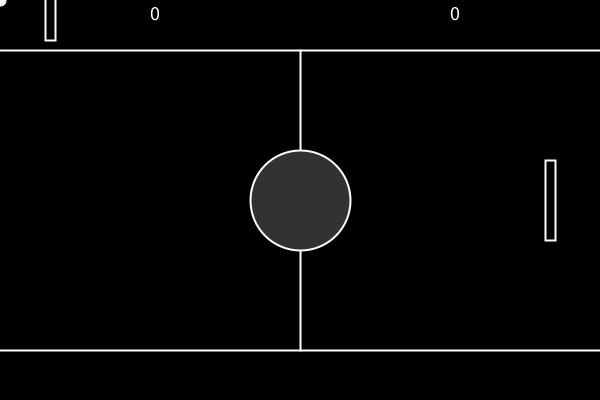
Frame 1 (no input)
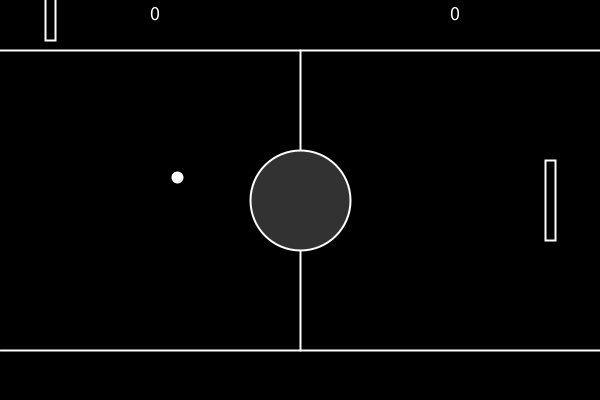
Frame 60 (the mouse pressed at the canvas centre just before this capture)
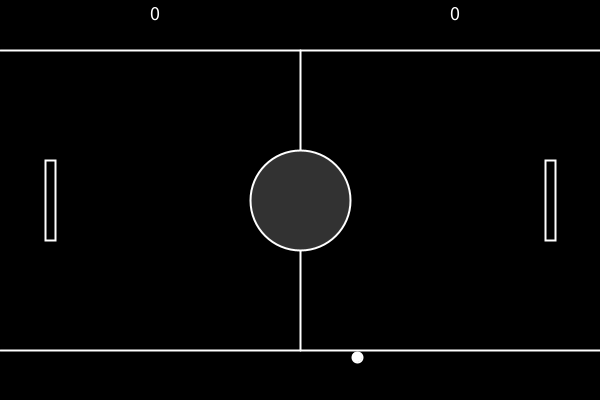
Frame 120 (the mouse held since frame 60 and released just before this capture)

The Processing sketch that drew these frames (run headless with seeded random() and noise(); from frame 60 on, the mouse is pressed at the canvas centre):

// Processing sketch: processing_166911
// ── processing_166911.pde

int x=0;
int y=0;
int my= 3;
int mx=3;
int p2Y= 200;

int p1Score = 0;
int p2Score = 0;

void setup () {
  size (600, 400);
}
void draw () {
  drawBackground();
  ellipse(x, y, 10, 10);
  x += mx;
  y += my;
  if (y> height||y<0) {
    my = my *-1;
  }
  if (x < -1) {
    mx *= -1;
    x = width/2;
    y = height/2;
    p2Score += 100;
  }
  if (x > 650 ) {
    mx *= -1;
    x = width/2;
    y = height/2;
    p1Score += 100;
  }

  paddle (50, mouseY);
  paddle (550, p2Y);
  //hit test!
  if (abs(x-50)<40 && abs(y-mouseY)<40) {
    mx =abs(mx);
  }

  //hit test for second paddle!
  if (abs(x-550)<10 && abs(y-p2Y)<40) {
    mx = -abs (mx);
  }
}
// Keyboard Input for Player 2!
void keyPressed() {
  if (key == 'w') {
    p2Y=p2Y+15;
  }

  if (key == 's') {
    p2Y=p2Y+-15;
  }
}

void paddle (int x, int y) {
  //Paddle
  rectMode(CENTER);
  fill (0);
  rect(x, y, 10, 80);
}
//Draws background lines
void drawBackground() {
  background(0);
  stroke(255);
  strokeWeight(2);
  fill(50);
  line(0, 50, width, 50);
  line(0, 350, width, 350);
  line(width/2, 50, width/2, height-50);
  ellipse(width/2, height/2, 100, 100);

  fill(255);
  textSize(20);
  text(p1Score, 150, 20);
  text(p2Score, width-150, 20);
}
